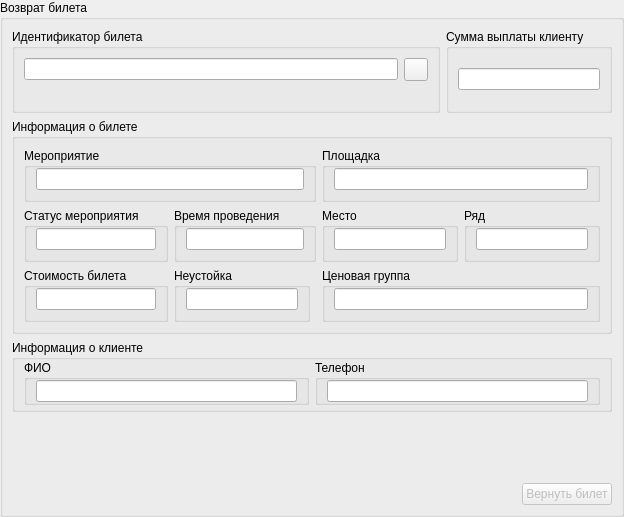
<?xml version="1.0" encoding="UTF-8"?>
<ui version="4.0">
 <class>CReturnTicketWidget</class>
 <widget class="QWidget" name="CReturnTicketWidget">
  <property name="geometry">
   <rect>
    <x>0</x>
    <y>0</y>
    <width>620</width>
    <height>517</height>
   </rect>
  </property>
  <property name="windowTitle">
   <string>Form</string>
  </property>
  <layout class="QGridLayout" name="gridLayout_17">
   <property name="margin">
    <number>0</number>
   </property>
   <item row="0" column="0">
    <widget class="QGroupBox" name="groupBox">
     <property name="title">
      <string>Возврат билета</string>
     </property>
     <layout class="QGridLayout" name="gridLayout_16">
      <item row="2" column="0" colspan="3">
       <widget class="QGroupBox" name="groupBox_13">
        <property name="title">
         <string>Информация о клиенте</string>
        </property>
        <layout class="QGridLayout" name="gridLayout_13">
         <property name="topMargin">
          <number>0</number>
         </property>
         <property name="bottomMargin">
          <number>4</number>
         </property>
         <item row="0" column="0">
          <widget class="QGroupBox" name="groupBox_14">
           <property name="title">
            <string>ФИО</string>
           </property>
           <layout class="QGridLayout" name="gridLayout_11">
            <property name="topMargin">
             <number>0</number>
            </property>
            <property name="bottomMargin">
             <number>0</number>
            </property>
            <item row="0" column="0">
             <widget class="QLineEdit" name="leClientName">
              <property name="readOnly">
               <bool>true</bool>
              </property>
             </widget>
            </item>
           </layout>
          </widget>
         </item>
         <item row="0" column="1">
          <widget class="QGroupBox" name="groupBox_15">
           <property name="title">
            <string>Телефон</string>
           </property>
           <layout class="QGridLayout" name="gridLayout_12">
            <property name="topMargin">
             <number>0</number>
            </property>
            <property name="bottomMargin">
             <number>0</number>
            </property>
            <item row="0" column="0">
             <widget class="QLineEdit" name="leClientPhone">
              <property name="readOnly">
               <bool>true</bool>
              </property>
             </widget>
            </item>
           </layout>
          </widget>
         </item>
        </layout>
       </widget>
      </item>
      <item row="1" column="0" colspan="3">
       <widget class="QGroupBox" name="groupBox_3">
        <property name="title">
         <string>Информация о билете</string>
        </property>
        <layout class="QGridLayout" name="gridLayout_15">
         <item row="0" column="0" colspan="3">
          <widget class="QGroupBox" name="groupBox_4">
           <property name="title">
            <string>Мероприятие</string>
           </property>
           <layout class="QGridLayout" name="gridLayout_2">
            <property name="topMargin">
             <number>0</number>
            </property>
            <item row="0" column="0">
             <widget class="QLineEdit" name="leAction">
              <property name="readOnly">
               <bool>true</bool>
              </property>
             </widget>
            </item>
           </layout>
          </widget>
         </item>
         <item row="0" column="3" colspan="2">
          <widget class="QGroupBox" name="groupBox_5">
           <property name="title">
            <string>Площадка</string>
           </property>
           <layout class="QGridLayout" name="gridLayout_3">
            <property name="topMargin">
             <number>0</number>
            </property>
            <item row="0" column="0">
             <widget class="QLineEdit" name="lePlace">
              <property name="readOnly">
               <bool>true</bool>
              </property>
             </widget>
            </item>
           </layout>
          </widget>
         </item>
         <item row="1" column="0">
          <widget class="QGroupBox" name="groupBox_7">
           <property name="title">
            <string>Статус мероприятия</string>
           </property>
           <layout class="QGridLayout" name="gridLayout_5">
            <property name="topMargin">
             <number>0</number>
            </property>
            <item row="0" column="0">
             <widget class="QLineEdit" name="leActionState">
              <property name="readOnly">
               <bool>true</bool>
              </property>
             </widget>
            </item>
           </layout>
          </widget>
         </item>
         <item row="1" column="3">
          <widget class="QGroupBox" name="groupBox_11">
           <property name="title">
            <string>Место</string>
           </property>
           <layout class="QGridLayout" name="gridLayout_9">
            <property name="topMargin">
             <number>0</number>
            </property>
            <item row="0" column="0">
             <widget class="QLineEdit" name="leSeat">
              <property name="readOnly">
               <bool>true</bool>
              </property>
             </widget>
            </item>
           </layout>
          </widget>
         </item>
         <item row="1" column="4">
          <widget class="QGroupBox" name="groupBox_12">
           <property name="title">
            <string>Ряд</string>
           </property>
           <layout class="QGridLayout" name="gridLayout_10">
            <property name="topMargin">
             <number>0</number>
            </property>
            <item row="0" column="0">
             <widget class="QLineEdit" name="leRow">
              <property name="readOnly">
               <bool>true</bool>
              </property>
             </widget>
            </item>
           </layout>
          </widget>
         </item>
         <item row="2" column="0">
          <widget class="QGroupBox" name="groupBox_8">
           <property name="title">
            <string>Стоимость билета</string>
           </property>
           <layout class="QGridLayout" name="gridLayout_6">
            <property name="topMargin">
             <number>0</number>
            </property>
            <item row="0" column="0">
             <widget class="QLineEdit" name="lePrice">
              <property name="readOnly">
               <bool>true</bool>
              </property>
             </widget>
            </item>
           </layout>
          </widget>
         </item>
         <item row="2" column="1">
          <widget class="QGroupBox" name="groupBox_9">
           <property name="title">
            <string>Неустойка</string>
           </property>
           <layout class="QGridLayout" name="gridLayout_7">
            <property name="topMargin">
             <number>0</number>
            </property>
            <item row="0" column="0">
             <widget class="QLineEdit" name="lePenalty">
              <property name="readOnly">
               <bool>true</bool>
              </property>
             </widget>
            </item>
           </layout>
          </widget>
         </item>
         <item row="1" column="1" colspan="2">
          <widget class="QGroupBox" name="groupBox_6">
           <property name="title">
            <string>Время проведения</string>
           </property>
           <layout class="QGridLayout" name="gridLayout_4">
            <property name="topMargin">
             <number>0</number>
            </property>
            <item row="0" column="0">
             <widget class="QLineEdit" name="leDateTime">
              <property name="readOnly">
               <bool>true</bool>
              </property>
             </widget>
            </item>
           </layout>
          </widget>
         </item>
         <item row="2" column="3" colspan="2">
          <widget class="QGroupBox" name="groupBox_16">
           <property name="title">
            <string>Ценовая группа</string>
           </property>
           <layout class="QGridLayout" name="gridLayout_14">
            <property name="topMargin">
             <number>0</number>
            </property>
            <item row="0" column="0">
             <widget class="QLineEdit" name="lePriceGroup">
              <property name="readOnly">
               <bool>true</bool>
              </property>
             </widget>
            </item>
           </layout>
          </widget>
         </item>
        </layout>
       </widget>
      </item>
      <item row="0" column="0">
       <widget class="QGroupBox" name="groupBox_2">
        <property name="sizePolicy">
         <sizepolicy hsizetype="Preferred" vsizetype="Minimum">
          <horstretch>0</horstretch>
          <verstretch>0</verstretch>
         </sizepolicy>
        </property>
        <property name="title">
         <string>Идентификатор билета</string>
        </property>
        <layout class="QGridLayout" name="gridLayout">
         <item row="0" column="0">
          <widget class="QLineEdit" name="leIdentifier"/>
         </item>
         <item row="0" column="1">
          <widget class="QToolButton" name="tbnClearIdentifier">
           <property name="icon">
            <iconset resource="../clinet_res.qrc">
             <normaloff>:/clientImages/clear.png</normaloff>:/clientImages/clear.png</iconset>
           </property>
          </widget>
         </item>
         <item row="1" column="0" colspan="2">
          <widget class="QLabel" name="lIdentifierState">
           <property name="sizePolicy">
            <sizepolicy hsizetype="Preferred" vsizetype="Fixed">
             <horstretch>0</horstretch>
             <verstretch>0</verstretch>
            </sizepolicy>
           </property>
           <property name="styleSheet">
            <string notr="true"/>
           </property>
           <property name="text">
            <string/>
           </property>
           <property name="alignment">
            <set>Qt::AlignCenter</set>
           </property>
          </widget>
         </item>
        </layout>
       </widget>
      </item>
      <item row="0" column="1" colspan="2">
       <widget class="QGroupBox" name="groupBox_10">
        <property name="sizePolicy">
         <sizepolicy hsizetype="Preferred" vsizetype="Minimum">
          <horstretch>0</horstretch>
          <verstretch>0</verstretch>
         </sizepolicy>
        </property>
        <property name="title">
         <string>Сумма выплаты клиенту</string>
        </property>
        <layout class="QGridLayout" name="gridLayout_8">
         <item row="0" column="0">
          <widget class="QLineEdit" name="lePayment">
           <property name="readOnly">
            <bool>true</bool>
           </property>
          </widget>
         </item>
        </layout>
       </widget>
      </item>
      <item row="4" column="0" colspan="3">
       <layout class="QHBoxLayout" name="horizontalLayout">
        <item>
         <spacer name="horizontalSpacer">
          <property name="orientation">
           <enum>Qt::Horizontal</enum>
          </property>
          <property name="sizeHint" stdset="0">
           <size>
            <width>40</width>
            <height>20</height>
           </size>
          </property>
         </spacer>
        </item>
        <item>
         <widget class="QPushButton" name="pbnReturnTicket">
          <property name="enabled">
           <bool>false</bool>
          </property>
          <property name="text">
           <string>Вернуть билет</string>
          </property>
         </widget>
        </item>
       </layout>
      </item>
      <item row="3" column="0" colspan="3">
       <spacer name="verticalSpacer">
        <property name="orientation">
         <enum>Qt::Vertical</enum>
        </property>
        <property name="sizeHint" stdset="0">
         <size>
          <width>20</width>
          <height>40</height>
         </size>
        </property>
       </spacer>
      </item>
     </layout>
    </widget>
   </item>
  </layout>
 </widget>
 <resources>
  <include location="../clinet_res.qrc"/>
 </resources>
 <connections/>
</ui>
